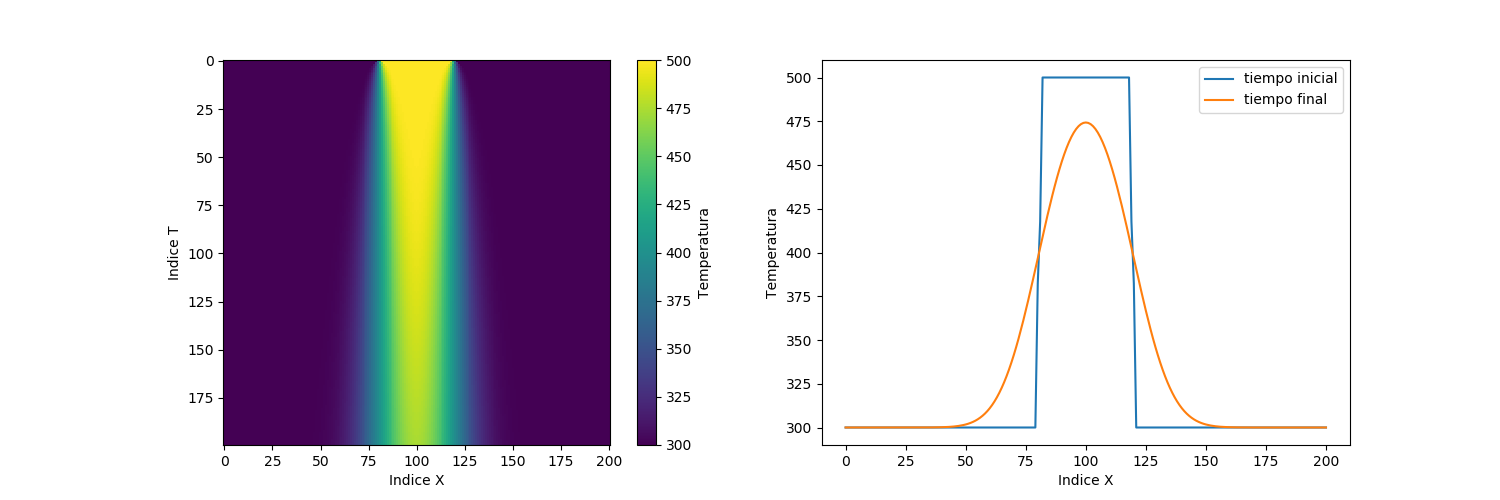

Here is the Python script that generated this plot:
import numpy as np
import matplotlib.pyplot as plt

data = np.loadtxt("temperatura.dat")

plt.figure(figsize=(15,5))
plt.subplot(1,2,1)
plt.imshow(data)
plt.xlabel("Indice X")
plt.ylabel("Indice T")
plt.colorbar(label="Temperatura")

plt.subplot(1,2,2)
plt.plot(data[0,:], label="tiempo inicial")
plt.plot(data[-1,:], label="tiempo final")
plt.xlabel("Indice X")
plt.ylabel("Temperatura")
plt.legend()
plt.savefig("plot.png", bbox_="tight")
